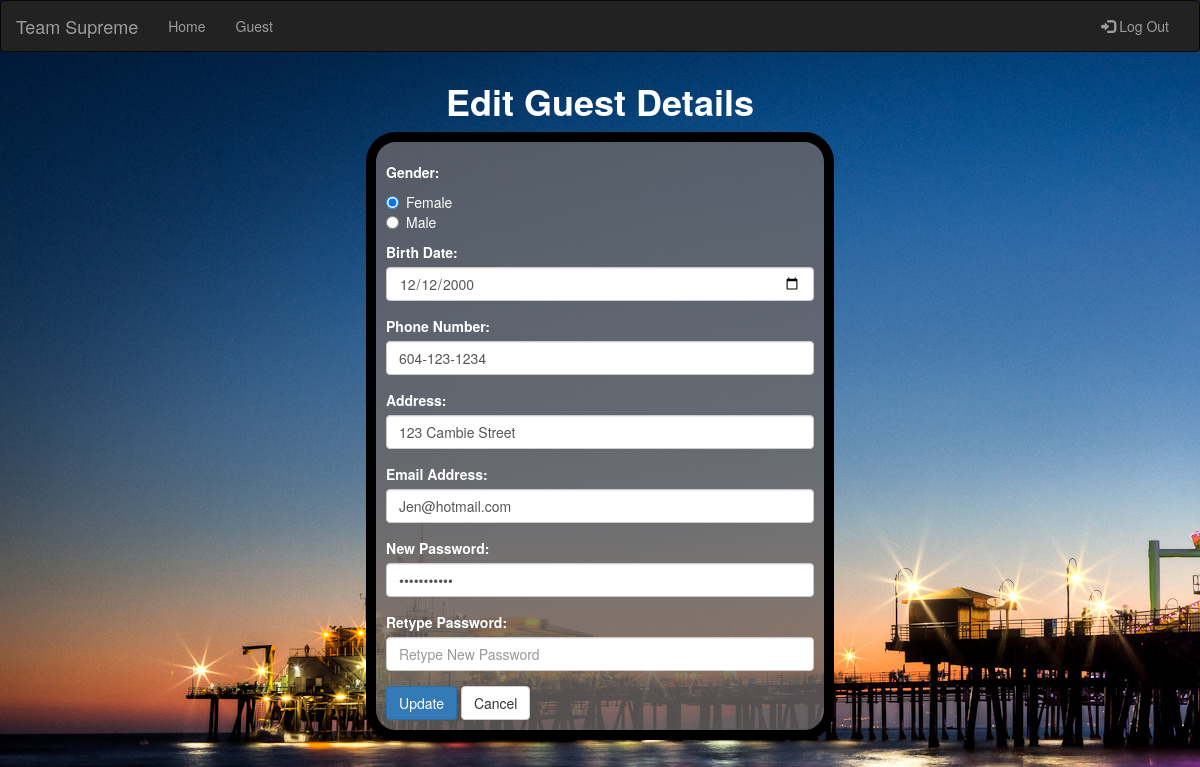
Page /pages/guest-edit.php (signed in) on the committed database.
### tables this page shows
CREATE TABLE `guest` (
  `GuestID` int(11) NOT NULL,
  `name` varchar(256) NOT NULL,
  `gender` char(1) NOT NULL,
  `birthDate` date DEFAULT NULL,
  `phoneNumber` char(12) DEFAULT NULL,
  `address` varchar(256) DEFAULT NULL,
  `emailAddress` varchar(256) DEFAULT NULL,
  `loginPwd` varchar(256) DEFAULT NULL,
  `accountBalance` int(11) DEFAULT NULL
);

### pages/guest-edit.php (the view, shortened to what this page needs)
<?php
    if($_SESSION['loggedInUser']){
        $usertype = $_SESSION['loggedInUser'][0];
        $name = $_SESSION['loggedInUser'][1];
        $query = sprintf("SELECT * FROM %s WHERE name ='%s'", $usertype, $name);
        $result = mysql_query($query);
        $row = mysql_fetch_assoc($result);
    }
    else{
        $_SESSION['error'] = "<p id='p-label'>Failed to retrieve fields. Re-attempt login. <a id='p-label' href='login.html'>&larr; Back</a></p>";
        header("Location: loginError.php");
    }
?>
<!DOCTYPE html>
<html xmlns="http://www.w3.org/1999/xhtml">
<head>
    <link href="../styles/custom.css" rel="stylesheet" />
    <link href="../styles/bootstrap.min.css" rel="stylesheet" />
</head>
<body style="background-image:url('../images/AmusementPark-1.jpg'); height:100%">
    <nav class="navbar navbar-inverse">
        <div class="container-fluid">
            <div class="navbar-header">
                <a class="navbar-brand" href="index.php">Team Supreme</a>
            </div>
            <div class="collapse navbar-collapse" id="myNavbar">
                <ul class="nav navbar-nav">
                    <li><a href="index.php">Home</a></li>
                    <li><a href="guest-account.php">Guest</a></li>
                </ul>
                <ul class="nav navbar-nav navbar-right">
                    <li>
                        <a href="logout.php">
                            <span class="glyphicon glyphicon-log-in"></span>&nbsp;Log Out
                        </a>
                    </li>
                </ul>
            </div>
        </div>
    </nav>
    <div class="row">
        <div class="col-md-6 col-md-offset-3">
            <h1 id="header-1">Edit Guest Details</h1>
        </div>
    </div>
    <div class="row">
        <div class="col-md-6 col-md-offset-3">
            <form role="form" action="guest-update.php" id="form-background" method="post">
                <div class="radio" id="gender-radio">
                    <p id="p-label">Gender:</p>
                    <label><input type="radio" name="gender" value="F" required <?php if ($row['gender'] == 'F'){ echo 'checked'; } ?> />Female</label><br />
                    <label><input type="radio" name="gender" value="M"  <?php if ($row['gender'] == 'M'){ echo 'checked'; } ?>/>Male</label>
                </div>
                <div class="form-group">
                    <label for="birthDate">Birth Date:</label>
                    <input name="birthDate" type="date" class="form-control" id="birthDate" placeholder="mm/dd/yyyy" value="<?php echo $row['birthDate']; ?>" required />
                </div>
                <div class="form-group">
                    <label for="phoneNumber">Phone Number:</label>
                    <input name="phoneNumber" type="text" class="form-control" id="phoneNumber" placeholder="111-222-3333" value="<?php echo $row['phoneNumber']; ?>" required />
                </div>
                <div class="form-group">
                    <label for="address">Address:</label>
                    <input name="address" type="text" class="form-control" id="address" placeholder="123 Main Street" value="<?php echo $row['address']; ?>" required />
                </div>
                <div class="form-group">
                    <label for="email">Email Address:</label>
                    <input name="email" type="email" class="form-control" id="email" placeholder="John.Smith@ubc.ca" value="<?php echo $row['emailAddress']; ?>" required />
                </div>
                <div class="form-group">
                    <label for="pwd">New Password:</label>
                    <input name="password" type="password" class="form-control" id="pwd" placeholder="New Password" value="<?php echo $row['loginPwd']; ?>"/>
                </div>
                <div class="form-group">
                    <label for="pwd-retype">Retype Password:</label>
                    <input name="password-retype" type="password" class="form-control" id="pwd-retype" placeholder="Retype New Password"/>
                </div>
                <button type="submit" class="btn btn-primary">Update</button>
                <a href="guest-account.php" class="btn btn-default">Cancel</a>
            </form>
        </div>
    </div>
</body>
</html>

### styles/custom.css (style rules this page uses)
label { color:white; }
#p-label { font-weight:bold; color:white; }
#header-1 { text-align:center; font-weight:bold; color:white; margin:10px; }

### rows in the picture
guest: gender "☑ Female", gender "☐ Male", birthDate "12/12/2000", phoneNumber "604-123-1234", address "123 Cambie Street", email "Jen@hotmail.com"
